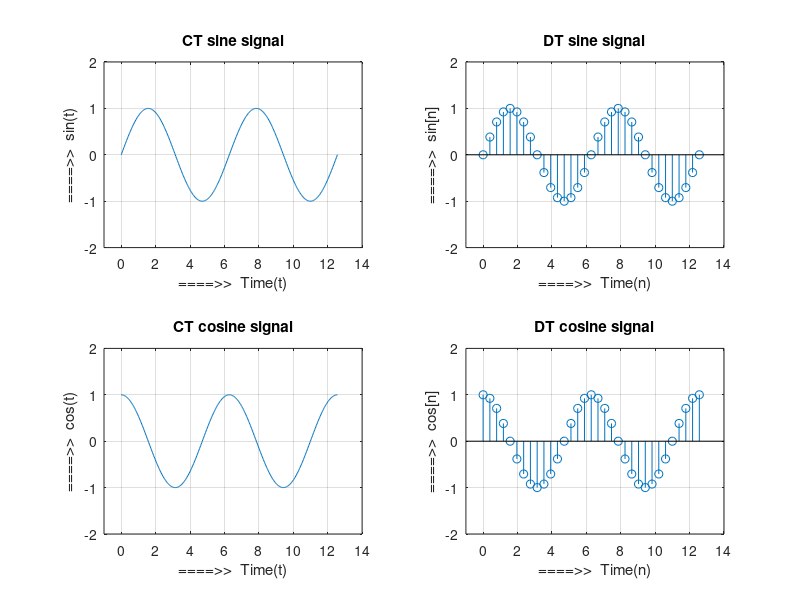

MATLAB code to generate this figure:
% Plot the sine CT and DT signal
t = 0:pi/100:4*pi;
y = sin(t);
subplot(2,2,1);
plot(t, y);
xlabel('====>>  Time(t)');
ylabel('====>>  sin(t)');
title('CT sine signal')
axis([-1 14 -2 2])
grid on


n = 0:pi/8:4*pi;
y = sin(n);
subplot(2,2,2);
stem(n, y);
xlabel('====>>  Time(n)');
ylabel('====>>  sin[n]');
title('DT sine signal')
axis([-1 14 -2 2])
grid on

% Plot the cosine CT and DT signal
t = 0:pi/100:4*pi;
y = cos(t);
subplot(2,2,3);
plot(t, y);
xlabel('====>>  Time(t)');
ylabel('====>>  cos(t)');
title('CT cosine signal')
axis([-1 14 -2 2])
grid on


n = 0:pi/8:4*pi;
y = cos(n);
subplot(2,2,4);
stem(n, y);
xlabel('====>>  Time(n)');
ylabel('====>>  cos[n]');
title('DT cosine signal')
axis([-1 14 -2 2])
grid on